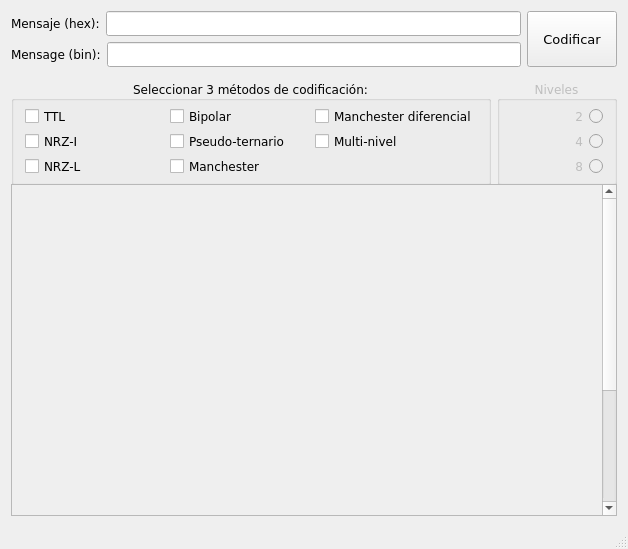
<?xml version="1.0" encoding="UTF-8"?>
<ui version="4.0">
 <class>MainWindow</class>
 <widget class="QMainWindow" name="MainWindow">
  <property name="geometry">
   <rect>
    <x>0</x>
    <y>0</y>
    <width>628</width>
    <height>549</height>
   </rect>
  </property>
  <property name="font">
   <font>
    <family>Verdana</family>
   </font>
  </property>
  <property name="windowTitle">
   <string>Codificación binaria</string>
  </property>
  <widget class="QWidget" name="centralWidget">
   <layout class="QVBoxLayout" name="verticalLayout_5">
    <item>
     <layout class="QHBoxLayout" name="horizontalLayout_2">
      <item>
       <layout class="QVBoxLayout" name="verticalLayout">
        <item>
         <layout class="QHBoxLayout" name="horizontalLayout1">
          <item>
           <widget class="QLabel" name="messageLabel">
            <property name="sizePolicy">
             <sizepolicy hsizetype="Preferred" vsizetype="Fixed">
              <horstretch>0</horstretch>
              <verstretch>0</verstretch>
             </sizepolicy>
            </property>
            <property name="text">
             <string>Mensaje (hex):</string>
            </property>
           </widget>
          </item>
          <item>
           <widget class="QLineEdit" name="messageLineEdit">
            <property name="font">
             <font>
              <pointsize>10</pointsize>
              <weight>50</weight>
              <bold>false</bold>
             </font>
            </property>
            <property name="alignment">
             <set>Qt::AlignCenter</set>
            </property>
           </widget>
          </item>
         </layout>
        </item>
        <item>
         <layout class="QHBoxLayout" name="horizontalLayout_5">
          <item>
           <widget class="QLabel" name="label">
            <property name="text">
             <string>Mensage (bin):</string>
            </property>
           </widget>
          </item>
          <item>
           <widget class="QLineEdit" name="binaryMessageLineEdit">
            <property name="font">
             <font>
              <pointsize>10</pointsize>
              <weight>75</weight>
              <bold>true</bold>
             </font>
            </property>
            <property name="alignment">
             <set>Qt::AlignCenter</set>
            </property>
            <property name="readOnly">
             <bool>true</bool>
            </property>
           </widget>
          </item>
         </layout>
        </item>
       </layout>
      </item>
      <item>
       <widget class="QPushButton" name="pushButton">
        <property name="sizePolicy">
         <sizepolicy hsizetype="Minimum" vsizetype="Preferred">
          <horstretch>0</horstretch>
          <verstretch>0</verstretch>
         </sizepolicy>
        </property>
        <property name="minimumSize">
         <size>
          <width>90</width>
          <height>0</height>
         </size>
        </property>
        <property name="font">
         <font>
          <pointsize>10</pointsize>
         </font>
        </property>
        <property name="text">
         <string>Codificar</string>
        </property>
       </widget>
      </item>
     </layout>
    </item>
    <item>
     <layout class="QHBoxLayout" name="horizontalLayout_7">
      <item>
       <widget class="QGroupBox" name="groupBox">
        <property name="sizePolicy">
         <sizepolicy hsizetype="Preferred" vsizetype="Fixed">
          <horstretch>0</horstretch>
          <verstretch>0</verstretch>
         </sizepolicy>
        </property>
        <property name="minimumSize">
         <size>
          <width>0</width>
          <height>90</height>
         </size>
        </property>
        <property name="maximumSize">
         <size>
          <width>16777215</width>
          <height>90</height>
         </size>
        </property>
        <property name="title">
         <string>Seleccionar 3 métodos de codificación:</string>
        </property>
        <property name="alignment">
         <set>Qt::AlignCenter</set>
        </property>
        <property name="flat">
         <bool>true</bool>
        </property>
        <layout class="QGridLayout" name="gridLayout">
         <property name="sizeConstraint">
          <enum>QLayout::SetMinimumSize</enum>
         </property>
         <property name="topMargin">
          <number>5</number>
         </property>
         <property name="bottomMargin">
          <number>5</number>
         </property>
         <property name="verticalSpacing">
          <number>4</number>
         </property>
         <item row="2" column="0">
          <widget class="QCheckBox" name="nrzl_checkBox">
           <property name="sizePolicy">
            <sizepolicy hsizetype="Minimum" vsizetype="Minimum">
             <horstretch>0</horstretch>
             <verstretch>0</verstretch>
            </sizepolicy>
           </property>
           <property name="text">
            <string>NRZ-L</string>
           </property>
          </widget>
         </item>
         <item row="1" column="3">
          <widget class="QCheckBox" name="mniv_checkBox">
           <property name="sizePolicy">
            <sizepolicy hsizetype="Minimum" vsizetype="Minimum">
             <horstretch>0</horstretch>
             <verstretch>0</verstretch>
            </sizepolicy>
           </property>
           <property name="text">
            <string>Multi-nivel</string>
           </property>
          </widget>
         </item>
         <item row="1" column="0">
          <widget class="QCheckBox" name="nrzi_checkBox">
           <property name="sizePolicy">
            <sizepolicy hsizetype="Minimum" vsizetype="Minimum">
             <horstretch>0</horstretch>
             <verstretch>0</verstretch>
            </sizepolicy>
           </property>
           <property name="text">
            <string>NRZ-I</string>
           </property>
          </widget>
         </item>
         <item row="1" column="2">
          <widget class="QCheckBox" name="pset_checkBox">
           <property name="sizePolicy">
            <sizepolicy hsizetype="Minimum" vsizetype="Minimum">
             <horstretch>0</horstretch>
             <verstretch>0</verstretch>
            </sizepolicy>
           </property>
           <property name="text">
            <string>Pseudo-ternario</string>
           </property>
          </widget>
         </item>
         <item row="0" column="2">
          <widget class="QCheckBox" name="bip_checkBox">
           <property name="sizePolicy">
            <sizepolicy hsizetype="Minimum" vsizetype="Minimum">
             <horstretch>0</horstretch>
             <verstretch>0</verstretch>
            </sizepolicy>
           </property>
           <property name="text">
            <string>Bipolar</string>
           </property>
          </widget>
         </item>
         <item row="0" column="0">
          <widget class="QCheckBox" name="ttl_checkBox">
           <property name="sizePolicy">
            <sizepolicy hsizetype="Minimum" vsizetype="Minimum">
             <horstretch>0</horstretch>
             <verstretch>0</verstretch>
            </sizepolicy>
           </property>
           <property name="text">
            <string>TTL</string>
           </property>
          </widget>
         </item>
         <item row="2" column="2">
          <widget class="QCheckBox" name="manch_checkBox">
           <property name="sizePolicy">
            <sizepolicy hsizetype="Minimum" vsizetype="Minimum">
             <horstretch>0</horstretch>
             <verstretch>0</verstretch>
            </sizepolicy>
           </property>
           <property name="text">
            <string>Manchester</string>
           </property>
          </widget>
         </item>
         <item row="0" column="3">
          <widget class="QCheckBox" name="manchd_checkBox">
           <property name="sizePolicy">
            <sizepolicy hsizetype="Minimum" vsizetype="Minimum">
             <horstretch>0</horstretch>
             <verstretch>0</verstretch>
            </sizepolicy>
           </property>
           <property name="text">
            <string>Manchester diferencial</string>
           </property>
          </widget>
         </item>
        </layout>
        <zorder>ttl_checkBox</zorder>
        <zorder>nrzi_checkBox</zorder>
        <zorder>nrzl_checkBox</zorder>
        <zorder>bip_checkBox</zorder>
        <zorder>pset_checkBox</zorder>
        <zorder>manch_checkBox</zorder>
        <zorder>manchd_checkBox</zorder>
        <zorder>mniv_checkBox</zorder>
       </widget>
      </item>
      <item>
       <widget class="QGroupBox" name="levelsGroupBox">
        <property name="enabled">
         <bool>false</bool>
        </property>
        <property name="sizePolicy">
         <sizepolicy hsizetype="Preferred" vsizetype="Minimum">
          <horstretch>0</horstretch>
          <verstretch>0</verstretch>
         </sizepolicy>
        </property>
        <property name="minimumSize">
         <size>
          <width>60</width>
          <height>90</height>
         </size>
        </property>
        <property name="maximumSize">
         <size>
          <width>120</width>
          <height>90</height>
         </size>
        </property>
        <property name="layoutDirection">
         <enum>Qt::LeftToRight</enum>
        </property>
        <property name="title">
         <string>Niveles</string>
        </property>
        <property name="alignment">
         <set>Qt::AlignCenter</set>
        </property>
        <property name="flat">
         <bool>true</bool>
        </property>
        <layout class="QVBoxLayout" name="verticalLayout_4">
         <property name="spacing">
          <number>4</number>
         </property>
         <property name="sizeConstraint">
          <enum>QLayout::SetMinimumSize</enum>
         </property>
         <property name="topMargin">
          <number>5</number>
         </property>
         <property name="bottomMargin">
          <number>5</number>
         </property>
         <item>
          <widget class="QRadioButton" name="radioButton">
           <property name="sizePolicy">
            <sizepolicy hsizetype="Preferred" vsizetype="Fixed">
             <horstretch>0</horstretch>
             <verstretch>0</verstretch>
            </sizepolicy>
           </property>
           <property name="layoutDirection">
            <enum>Qt::RightToLeft</enum>
           </property>
           <property name="autoFillBackground">
            <bool>false</bool>
           </property>
           <property name="text">
            <string>2</string>
           </property>
          </widget>
         </item>
         <item>
          <widget class="QRadioButton" name="radioButton_2">
           <property name="sizePolicy">
            <sizepolicy hsizetype="Preferred" vsizetype="Fixed">
             <horstretch>0</horstretch>
             <verstretch>0</verstretch>
            </sizepolicy>
           </property>
           <property name="layoutDirection">
            <enum>Qt::RightToLeft</enum>
           </property>
           <property name="text">
            <string>4</string>
           </property>
          </widget>
         </item>
         <item>
          <widget class="QRadioButton" name="radioButton_3">
           <property name="sizePolicy">
            <sizepolicy hsizetype="Preferred" vsizetype="Fixed">
             <horstretch>0</horstretch>
             <verstretch>0</verstretch>
            </sizepolicy>
           </property>
           <property name="layoutDirection">
            <enum>Qt::RightToLeft</enum>
           </property>
           <property name="text">
            <string>8</string>
           </property>
          </widget>
         </item>
        </layout>
       </widget>
      </item>
     </layout>
    </item>
    <item>
     <widget class="QScrollArea" name="scrollArea_2">
      <property name="sizePolicy">
       <sizepolicy hsizetype="Expanding" vsizetype="Expanding">
        <horstretch>0</horstretch>
        <verstretch>0</verstretch>
       </sizepolicy>
      </property>
      <property name="widgetResizable">
       <bool>true</bool>
      </property>
      <property name="alignment">
       <set>Qt::AlignCenter</set>
      </property>
      <widget class="QWidget" name="scrollAreaWidgetContents_2">
       <property name="geometry">
        <rect>
         <x>0</x>
         <y>0</y>
         <width>591</width>
         <height>516</height>
        </rect>
       </property>
       <layout class="QVBoxLayout" name="verticalLayout_3">
        <item>
         <widget class="QCustomPlot" name="clockPlot" native="true">
          <property name="sizePolicy">
           <sizepolicy hsizetype="Expanding" vsizetype="Preferred">
            <horstretch>0</horstretch>
            <verstretch>0</verstretch>
           </sizepolicy>
          </property>
          <property name="minimumSize">
           <size>
            <width>0</width>
            <height>120</height>
           </size>
          </property>
         </widget>
        </item>
        <item>
         <widget class="QCustomPlot" name="cod1Plot" native="true">
          <property name="sizePolicy">
           <sizepolicy hsizetype="Expanding" vsizetype="Preferred">
            <horstretch>0</horstretch>
            <verstretch>0</verstretch>
           </sizepolicy>
          </property>
          <property name="minimumSize">
           <size>
            <width>0</width>
            <height>120</height>
           </size>
          </property>
         </widget>
        </item>
        <item>
         <widget class="QCustomPlot" name="cod2Plot" native="true">
          <property name="sizePolicy">
           <sizepolicy hsizetype="Expanding" vsizetype="Preferred">
            <horstretch>0</horstretch>
            <verstretch>0</verstretch>
           </sizepolicy>
          </property>
          <property name="minimumSize">
           <size>
            <width>0</width>
            <height>120</height>
           </size>
          </property>
         </widget>
        </item>
        <item>
         <widget class="QCustomPlot" name="cod3Plot" native="true">
          <property name="sizePolicy">
           <sizepolicy hsizetype="Expanding" vsizetype="Preferred">
            <horstretch>0</horstretch>
            <verstretch>0</verstretch>
           </sizepolicy>
          </property>
          <property name="minimumSize">
           <size>
            <width>0</width>
            <height>120</height>
           </size>
          </property>
         </widget>
        </item>
       </layout>
      </widget>
     </widget>
    </item>
   </layout>
  </widget>
  <widget class="QMenuBar" name="menuBar">
   <property name="geometry">
    <rect>
     <x>0</x>
     <y>0</y>
     <width>628</width>
     <height>21</height>
    </rect>
   </property>
  </widget>
  <widget class="QStatusBar" name="statusBar">
   <property name="font">
    <font>
     <pointsize>10</pointsize>
     <weight>75</weight>
     <bold>true</bold>
    </font>
   </property>
  </widget>
 </widget>
 <layoutdefault spacing="6" margin="11"/>
 <customwidgets>
  <customwidget>
   <class>QCustomPlot</class>
   <extends>QWidget</extends>
   <header location="global">qcustomplot/qcustomplot.h</header>
   <container>1</container>
  </customwidget>
 </customwidgets>
 <resources/>
 <connections/>
</ui>
